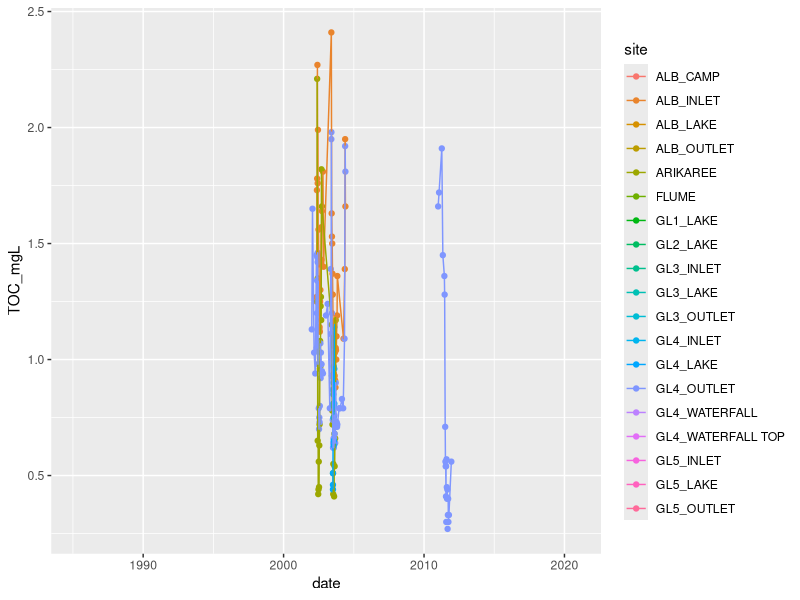
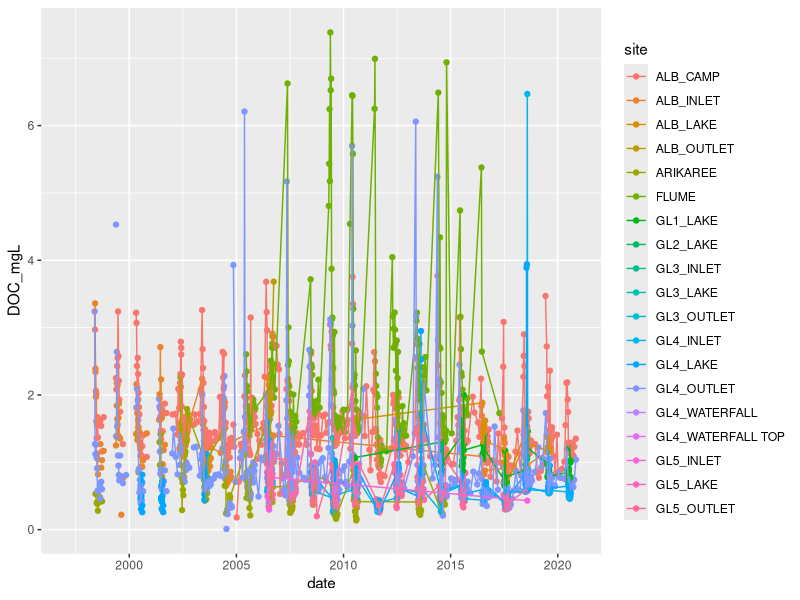
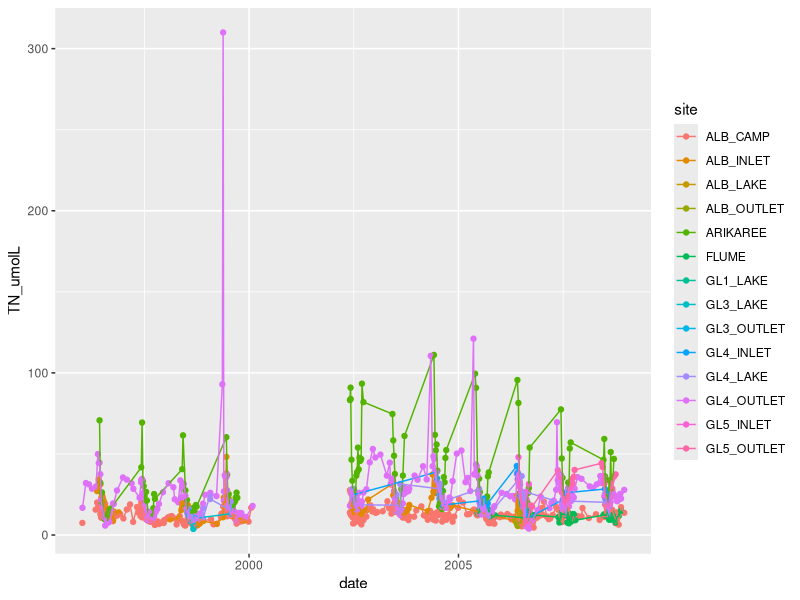
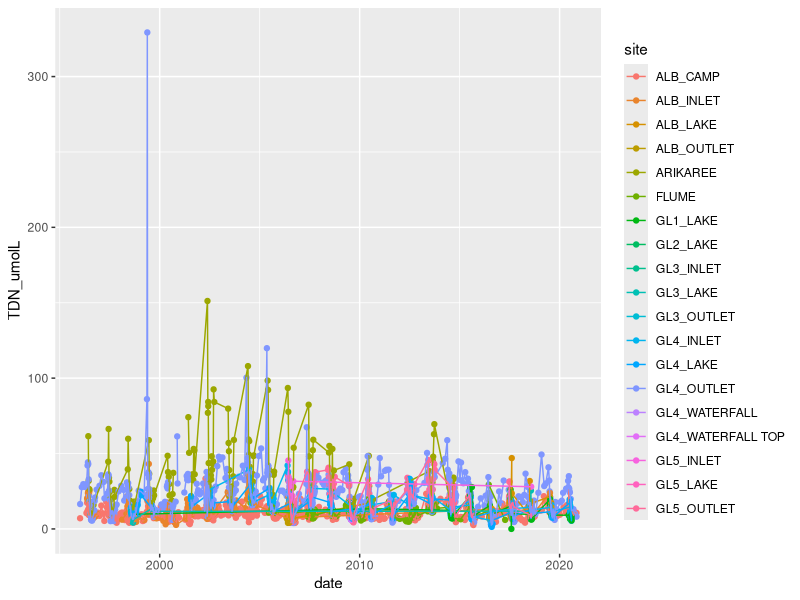
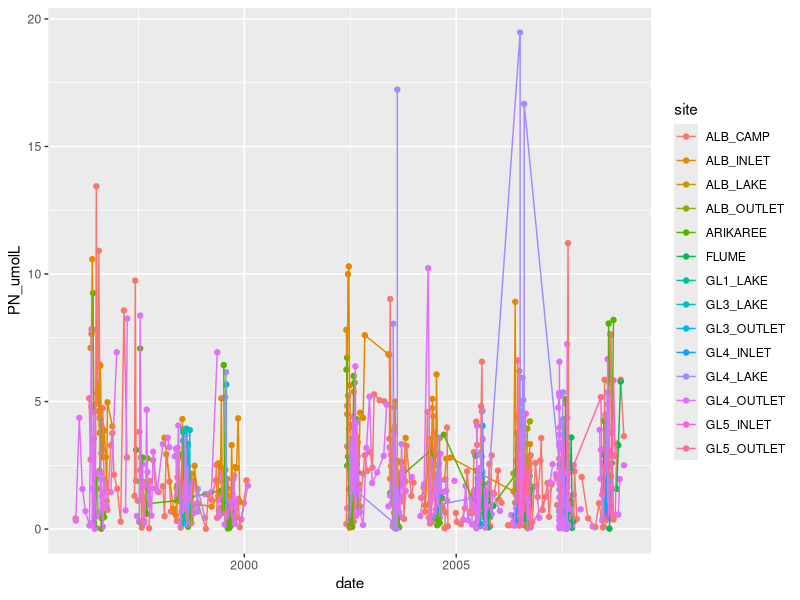

Here is the R script that generated these plots, in order: (Note: this script raises an error after producing the figures.)

library(tidyverse)

gl_network <- read.csv("Data/greenlakes_network.csv") |>
  select(-X) |>
  mutate(date = as.Date(date)) |>
  mutate(IP_umolL = ifelse(IP_umolL < 0, NA, IP_umolL))

# not very much TOC data
ggplot(gl_network, aes(date, TOC_mgL, color = site)) +
  geom_point() +
  geom_line()


ggplot(gl_network |> filter(year>1996), aes(date, DOC_mgL, color = site)) +
  geom_point() +
  geom_line()


ggplot(gl_network |> filter(year>1995 & year<2009), aes(date, TN_umolL, color = site)) +
  geom_point() +
  geom_line()


ggplot(gl_network |> filter(year > 1995), aes(date, TDN_umolL, color = site)) +
  geom_point() +
  geom_line()


ggplot(gl_network |> filter(year > 1995& year<2009), aes(date, PN_umolL, color = site)) +
  geom_point() +
  geom_line()


ggplot(gl_network |> filter(year>1993), aes(date, IN_ueqL, color = site)) +
  geom_point() +
  geom_line()

ggplot(gl_network|> filter(year > 1995), aes(date, DON_umolL, color = site)) +
  geom_point() +
  geom_line()



ggplot(gl_network |> filter(year>1995 & year<2009), aes(date, TP_umolL, color = site)) +
  geom_point() +
  geom_line()


ggplot(gl_network |> filter(year > 1995), aes(date, TDP_umolL, color = site)) +
  geom_point() +
  geom_line()


ggplot(gl_network |> filter(year > 1995& year<2012), aes(date, PP_umolL, color = site)) +
  geom_point() +
  geom_line()


ggplot(gl_network |> filter(year>1997), aes(date, IP_umolL, color = site)) +
  geom_point() +
  geom_line()

ggplot(gl_network|> filter(year > 1995), aes(date, DOP_umolL, color = site)) +
  geom_point() +
  geom_line()


ggplot(gl_network, aes(date, NO3_ueqL, color = site)) +
  geom_point() +
  geom_line()

ggplot(gl_network, aes(date, NH4_ueqL, color = site)) +
  geom_point() +
  geom_line()

ggplot(gl_network, aes(date, PO4_ueqL, color = site)) +
  geom_point() +
  geom_line()


ggplot(gl_network, aes(date, daily_dis_m3, color = site)) +
  geom_point() +
  geom_line()
